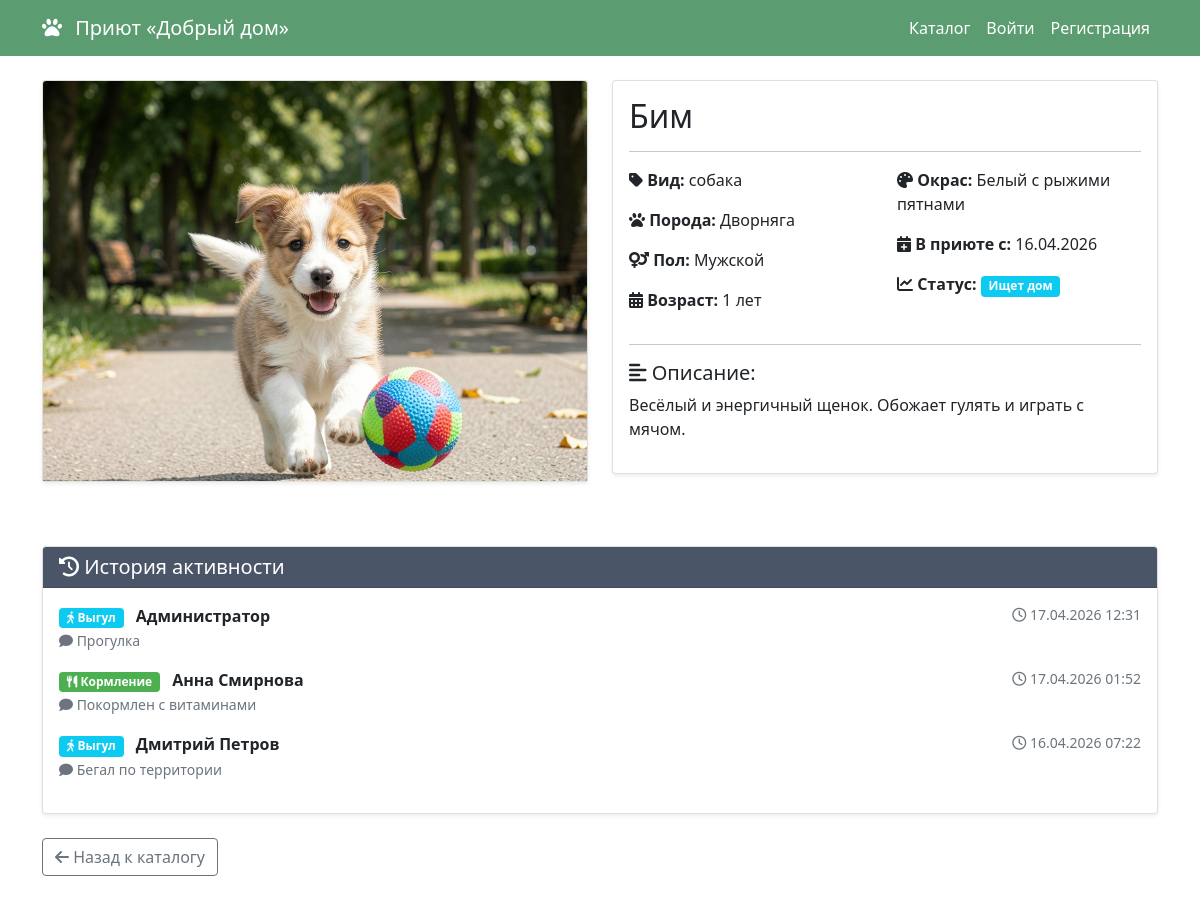
The page /animal/2 on the database its author committed.
### app/models.py (models this page shows, shortened)
class AnimalPhoto(db.Model):
    __tablename__ = 'animal_photos'
    id = db.Column(db.Integer, primary_key=True)
    animal_id = db.Column(db.Integer, db.ForeignKey('animals.id', ondelete='CASCADE'), nullable=False)
    file_path = db.Column(db.String(255), nullable=False)
    is_main = db.Column(db.Boolean, default=False)
    uploaded_at = db.Column(db.DateTime, default=datetime.utcnow)
    animal = db.relationship('Animal', back_populates='photos')

class Animal(db.Model):
    __tablename__ = 'animals'
    id = db.Column(db.Integer, primary_key=True)
    name = db.Column(db.String(100), nullable=False)
    species = db.Column(db.String(50), nullable=False)
    breed = db.Column(db.String(100))
    gender = db.Column(db.String(10))
    age = db.Column(db.Integer)
    color = db.Column(db.String(100))
    status = db.Column(db.String(50), default='looking')
    description = db.Column(db.Text)
    created_at = db.Column(db.DateTime, default=datetime.utcnow)
    created_by = db.Column(db.Integer, db.ForeignKey('users.id', ondelete='SET NULL'), nullable=True)
    photos = db.relationship('AnimalPhoto', back_populates='animal', cascade='all, delete-orphan')
    activities = db.relationship('Activity', back_populates='animal', cascade='all, delete-orphan')
    adoption_requests = db.relationship('AdoptionRequest', back_populates='animal')
    fundraisers = db.relationship('Fundraiser', back_populates='animal')
    creator = db.relationship('User', back_populates='created_animals', foreign_keys=[created_by])
    def get_main_photo(self):
        main = AnimalPhoto.query.filter_by(animal_id=self.id, is_main=True).first()
        if main:
            return main.file_path
        first = AnimalPhoto.query.filter_by(animal_id=self.id).first()
        return first.file_path if first else None
    @property
    def active_fundraiser(self):
        return Fundraiser.query.filter_by(animal_id=self.id, status='active').first()

class Activity(db.Model):
    __tablename__ = 'activities'
    id = db.Column(db.Integer, primary_key=True)
    animal_id = db.Column(db.Integer, db.ForeignKey('animals.id', ondelete='CASCADE'), nullable=False)
    user_id = db.Column(db.Integer, db.ForeignKey('users.id', ondelete='SET NULL'), nullable=True)
    action_type = db.Column(db.String(50), nullable=False)
    comment = db.Column(db.Text)
    created_at = db.Column(db.DateTime, default=datetime.utcnow)
    animal = db.relationship('Animal', back_populates='activities')
    user = db.relationship('User', back_populates='activities')

class User(UserMixin, db.Model):
    __tablename__ = 'users'
    id = db.Column(db.Integer, primary_key=True)
    email = db.Column(db.String(100), unique=True, nullable=False)
    password_hash = db.Column(db.String(255), nullable=False)
    role = db.Column(db.String(20), default='user')
    name = db.Column(db.String(100), nullable=False)
    phone = db.Column(db.String(20))
    created_at = db.Column(db.DateTime, default=datetime.utcnow)
    created_animals = db.relationship('Animal', back_populates='creator', foreign_keys='Animal.created_by')
    activities = db.relationship('Activity', back_populates='user')
    adoption_requests = db.relationship('AdoptionRequest', back_populates='user')
    created_fundraisers = db.relationship('Fundraiser', back_populates='creator')
    donations = db.relationship('Donation', back_populates='user')

### app/routes.py (the view)
    @app.route('/animal/<int:id>')
    def animal_card(id):
        animal = Animal.query.get_or_404(id)
        activities = Activity.query.filter_by(animal_id=id).order_by(Activity.created_at.desc()).all()
        form = ActivityForm()
        return render_template('animal_card.html', animal=animal, activities=activities, form=form)

### app/templates/animal_card.html (shortened to what this page needs)
{% extends "base.html" %}
{% block content %}
<div class="row">
    <div class="col-md-6">
        <div class="card card-img shadow-sm mb-4">
            {% set photo = animal.get_main_photo() %}
            {% if photo %}
                <img src="{{ url_for('static', filename=photo) }}" class="card-img-top" alt="{{ animal.name }}" style="height: 400px; object-fit: cover;">
            {% else %}
                <div class="bg-light d-flex align-items-center justify-content-center" style="height: 400px;">
                    <i class="fas fa-paw fa-5x text-secondary"></i>
                </div>
            {% endif %}
        </div>
    </div>
    <div class="col-md-6">
        <div class="card shadow-sm">
            <div class="card-body">
                <h2 class="card-title">{{ animal.name }}</h2>
                <hr>
                <div class="row">
                    <div class="col-md-6">
                        <p><strong><i class="fas fa-tag"></i> Вид:</strong> {{ animal.species }}</p>
                        <p><strong><i class="fas fa-paw"></i> Порода:</strong> {{ animal.breed or 'Не указана' }}</p>
                        <p><strong><i class="fas fa-venus-mars"></i> Пол:</strong> {{ 'Мужской' if animal.gender == 'male' else 'Женский' }}</p>
                        <p><strong><i class="fas fa-calendar-alt"></i> Возраст:</strong> {{ animal.age }} лет</p>
                    </div>
                    <div class="col-md-6">
                        <p><strong><i class="fas fa-palette"></i> Окрас:</strong> {{ animal.color or 'Не указан' }}</p>
                        <p><strong><i class="fas fa-calendar-plus"></i> В приюте с:</strong> {{ animal.created_at.strftime('%d.%m.%Y') }}</p>
                        <p><strong><i class="fas fa-chart-line"></i> Статус:</strong>
                            {% if animal.status == 'looking' %}
                                <span class="badge bg-success">Ищет дом</span>
                            {% elif animal.status == 'adopted' %}
                                <span class="badge bg-secondary">Пристроен</span>
                            {% elif animal.status == 'treatment' %}
                                <span class="badge bg-warning">На лечении</span>
                            {% else %}
                                <span class="badge bg-info">{{ animal.status }}</span>
                            {% endif %}
                        </p>
                    </div>
                </div>
                <hr>
                <h5><i class="fas fa-align-left"></i> Описание:</h5>
                <p class="mt-2">{{ animal.description }}</p>
            </div>
        </div>
    </div>
</div>
<div class="card shadow-sm mt-4">
    <div class="card-header bg-secondary text-white">
        <h5 class="mb-0"><i class="fas fa-history"></i> История активности</h5>
    </div>
    <div class="card-body">
        {% if activities %}
            <div class="timeline">
                {% for activity in activities %}
                <div class="timeline-item mb-3">
                    <div class="d-flex justify-content-between align-items-start">
                        <div>
                            <span class="badge
                                {% if activity.action_type == 'feeding' %}bg-success
                                {% elif activity.action_type == 'walking' %}bg-info
                                {% elif activity.action_type == 'cleaning' %}bg-warning
                                {% else %}bg-secondary{% endif %} me-2">
                                {% if activity.action_type == 'feeding' %}
                                    <i class="fas fa-utensils"></i> Кормление
                                {% elif activity.action_type == 'walking' %}
                                    <i class="fas fa-walking"></i> Выгул
                                {% elif activity.action_type == 'cleaning' %}
                                    <i class="fas fa-broom"></i> Уборка
                                {% else %}
                                    {{ activity.action_type }}
                                {% endif %}
                            </span>
                            <strong>{{ activity.user.name }}</strong>
                            {% if activity.comment %}
                                <br><small class="text-muted"><i class="fas fa-comment"></i> {{ activity.comment }}</small>
                            {% endif %}
                        </div>
                        <small class="text-muted">
                            <i class="far fa-clock"></i> {{ activity.created_at.strftime('%d.%m.%Y %H:%M') }}
                        </small>
                    </div>
                </div>
                {% endfor %}
            </div>
        {% endif %}
    </div>
</div>
<div class="mt-4 mb-5">
    <a href="{{ url_for('catalog') }}" class="btn btn-outline-secondary">
        <i class="fas fa-arrow-left"></i> Назад к каталогу
    </a>
</div>
{% endblock %}

### app/static/css/style.css (style rules this page uses)
.card { transition: transform 0.2s; }
.bg-secondary { background-color: #4a5568 !important; }
.badge.bg-success { background-color: #4caf50 !important; }

### rows shown on the page
AnimalPhoto: file_path (picture)
Animal: name "Бим", species "собака", breed "Дворняга", gender "Мужской", age "1", color "Белый с рыжими пятнами", created_at "16.04.2026", status "Ищет дом", description "Весёлый и энергичный щенок. Обожает гулять и играть с мячом."
Activity: action_type "walking" (drawn), user.name "Администратор", comment "Прогулка", created_at "17.04.2026 12:31"
Activity: action_type "feeding" (drawn), user.name "Анна Смирнова", comment "Покормлен с витаминами", created_at "17.04.2026 01:52"
Activity: action_type "walking" (drawn), user.name "Дмитрий Петров", comment "Бегал по территории", created_at "16.04.2026 07:22"
